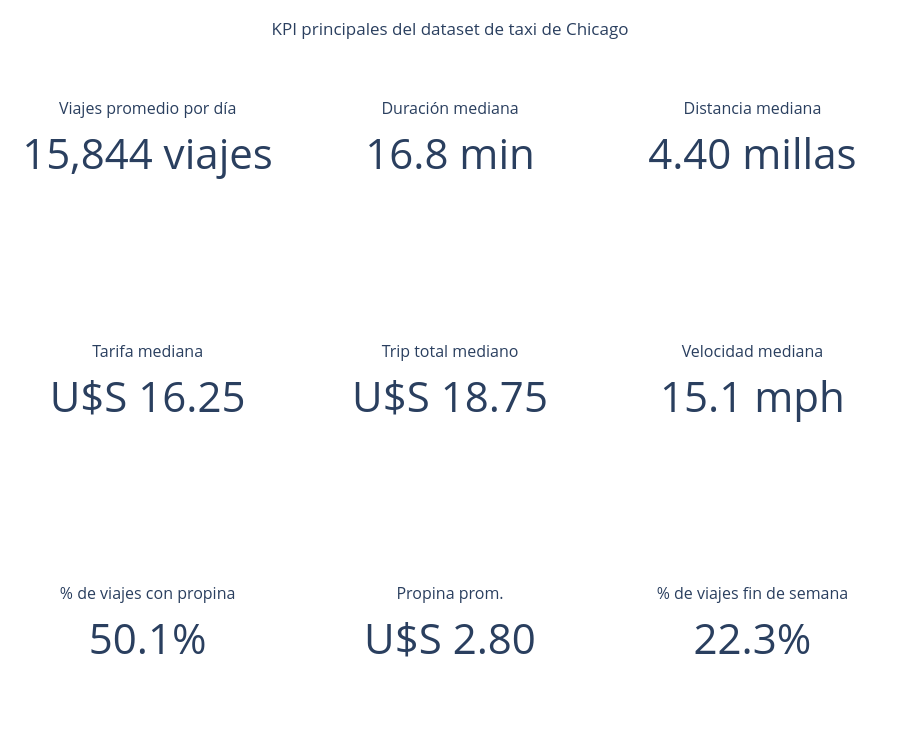

Notebook cell for this chart:
### Markdown cell above
## Panel rápido de métricas

Armo un primer panel con volumen, duración, distancia, tarifa y velocidad para tener una referencia general.

### Code cell
import math
import pandas as pd
import plotly.graph_objects as go
from plotly.subplots import make_subplots

daily_trips = df.groupby("trip_date").size()

kpis = [
    {
        "title": "Viajes promedio por día",
        "value": daily_trips.mean(),
        "prefix": "",
        "suffix": " viajes",
        "format": ",.0f"
    },
    {
        "title": "Duración mediana",
        "value": df["trip_minutes"].median(),
        "prefix": "",
        "suffix": " min",
        "format": ",.1f"
    },
    {
        "title": "Distancia mediana",
        "value": df["trip_miles"].median(),
        "prefix": "",
        "suffix": " millas",
        "format": ",.2f"
    },
    {
        "title": "Tarifa mediana",
        "value": df["fare"].median(),
        "prefix": "U$S ",
        "suffix": "",
        "format": ",.2f"
    },
    {
        "title": "Trip total mediano",
        "value": df["trip_total"].median(),
        "prefix": "U$S ",
        "suffix": "",
        "format": ",.2f"
    },
    {
        "title": "Velocidad mediana",
        "value": df["speed_mph"].median(),
        "prefix": "",
        "suffix": " mph",
        "format": ",.1f"
    },
    {
        "title": "% de viajes con propina",
        "value": (df["tips"] > 0).mean() * 100,
        "prefix": "",
        "suffix": "%",
        "format": ",.1f"
    },
    {
        "title": "Propina prom.",
        "value": df["tips"].mean(),
        "prefix": "U$S ",
        "suffix": "",
        "format": ",.2f"
    },
    {
        "title": "% de viajes fin de semana",
        "value": df["is_weekend"].mean() * 100,
        "prefix": "",
        "suffix": "%",
        "format": ",.1f"
    }
]

fig = make_subplots(
    rows=3,
    cols=3,
    specs=[
        [{"type": "indicator"}, {"type": "indicator"}, {"type": "indicator"}],
        [{"type": "indicator"}, {"type": "indicator"}, {"type": "indicator"}],
        [{"type": "indicator"}, {"type": "indicator"}, {"type": "indicator"}]
    ],
    vertical_spacing=0.12,
    horizontal_spacing=0.08
)

for i, k in enumerate(kpis):
    row = i // 3 + 1
    col = i % 3 + 1

    fig.add_trace(
        go.Indicator(
            mode="number",
            value=k["value"],
            title={
                "text": k["title"],
                "font": {"size": 16}
            },
            number={
                "prefix": k["prefix"],
                "suffix": k["suffix"],
                "valueformat": k["format"],
                "font": {"size": 42}
            }
        ),
        row=row,
        col=col
    )

fig.update_layout(
    title={
        "text": "KPI principales del dataset de taxi de Chicago",
        "x": 0.5
    },
    template="plotly_white",
    height=750,
    margin=dict(l=30, r=30, t=70, b=30)
)

fig.show()

### Figure 1 — Plotly figure (JSON) as saved in the notebook; plotly's stock layout.template omitted (floating-point values rounded to 4 significant figures)
{"data": [{"domain": {"x": [0, 0.28], "y": [0.7467, 1]}, "mode": "number", "number": {"font": {"size": 42}, "prefix": "", "suffix": " viajes", "valueformat": ",.0f"}, "title": {"font": {"size": 16}, "text": "Viajes promedio por día"}, "type": "indicator", "value": 15840.0}, {"domain": {"x": [0.36, 0.64], "y": [0.7467, 1]}, "mode": "number", "number": {"font": {"size": 42}, "prefix": "", "suffix": " min", "valueformat": ",.1f"}, "title": {"font": {"size": 16}, "text": "Duración mediana"}, "type": "indicator", "value": 16.75}, {"domain": {"x": [0.72, 1], "y": [0.7467, 1]}, "mode": "number", "number": {"font": {"size": 42}, "prefix": "", "suffix": " millas", "valueformat": ",.2f"}, "title": {"font": {"size": 16}, "text": "Distancia mediana"}, "type": "indicator", "value": 4.4}, {"domain": {"x": [0, 0.28], "y": [0.3733, 0.6267]}, "mode": "number", "number": {"font": {"size": 42}, "prefix": "U$S ", "suffix": "", "valueformat": ",.2f"}, "title": {"font": {"size": 16}, "text": "Tarifa mediana"}, "type": "indicator", "value": 16.25}, {"domain": {"x": [0.36, 0.64], "y": [0.3733, 0.6267]}, "mode": "number", "number": {"font": {"size": 42}, "prefix": "U$S ", "suffix": "", "valueformat": ",.2f"}, "title": {"font": {"size": 16}, "text": "Trip total mediano"}, "type": "indicator", "value": 18.75}, {"domain": {"x": [0.72, 1], "y": [0.3733, 0.6267]}, "mode": "number", "number": {"font": {"size": 42}, "prefix": "", "suffix": " mph", "valueformat": ",.1f"}, "title": {"font": {"size": 16}, "text": "Velocidad mediana"}, "type": "indicator", "value": 15.1}, {"domain": {"x": [0, 0.28], "y": [0, 0.2533]}, "mode": "number", "number": {"font": {"size": 42}, "prefix": "", "suffix": "%", "valueformat": ",.1f"}, "title": {"font": {"size": 16}, "text": "% de viajes con propina"}, "type": "indicator", "value": 50.11}, {"domain": {"x": [0.36, 0.64], "y": [0, 0.2533]}, "mode": "number", "number": {"font": {"size": 42}, "prefix": "U$S ", "suffix": "", "valueformat": ",.2f"}, "title": {"font": {"size": 16}, "text": "Propina prom."}, "type": "indicator", "value": 2.802}, {"domain": {"x": [0.72, 1], "y": [0, 0.2533]}, "mode": "number", "number": {"font": {"size": 42}, "prefix": "", "suffix": "%", "valueformat": ",.1f"}, "title": {"font": {"size": 16}, "text": "% de viajes fin de semana"}, "type": "indicator", "value": 22.28}], "layout": {"height": 750, "margin": {"b": 30, "l": 30, "r": 30, "t": 70}, "title": {"text": "KPI principales del dataset de taxi de Chicago", "x": 0.5}}}
